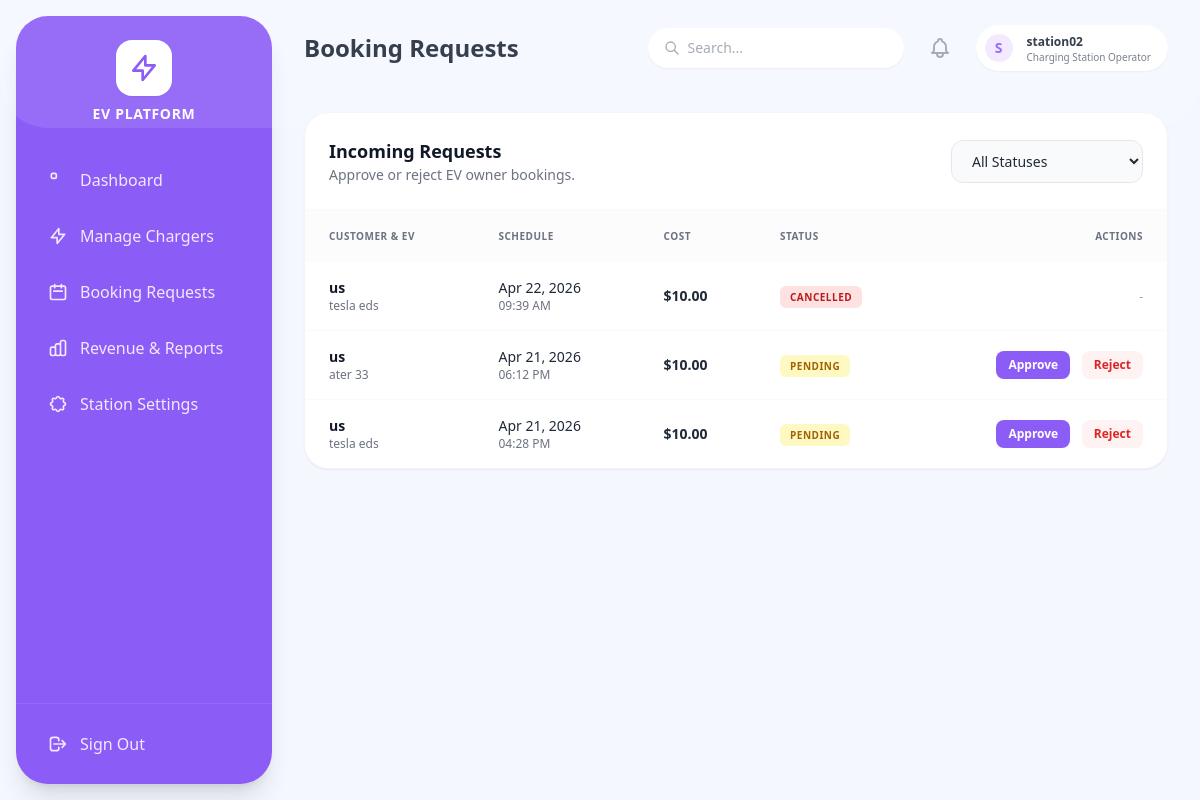
/station/bookings/ (signed in), run on the app's committed database.
### accounts/models.py (models this page shows, shortened)
class User(AbstractUser):
    class RoleChoices(models.TextChoices):
        ADMIN = 'ADMIN', 'Admin'
        EV_OWNER = 'EV_OWNER', 'EV Owner'
        STATION_OPERATOR = 'STATION_OPERATOR', 'Charging Station Operator'
        SERVICE_CENTER = 'SERVICE_CENTER', 'Service Center'
        DELIVERY_PARTNER = 'DELIVERY_PARTNER', 'Delivery Partner'
    role = models.CharField(max_length=20, choices=RoleChoices.choices, default=RoleChoices.EV_OWNER)
    phone_number = models.CharField(max_length=15, unique=True, blank=True, null=True)
    is_approved = models.BooleanField(default=False)
    email_verified = models.BooleanField(default=False) # For optional email verification

### owner/models.py (models this page shows, shortened)
class StationBooking(models.Model):
    STATUS_CHOICES = (
        ('pending', 'Pending'),
        ('approved', 'Approved'),
        ('rejected', 'Rejected'),
        ('completed', 'Completed'),
        ('cancelled', 'Cancelled'),
    )
    user = models.ForeignKey(settings.AUTH_USER_MODEL, on_delete=models.CASCADE, related_name='owner_station_bookings')
    vehicle = models.ForeignKey(Vehicle, on_delete=models.CASCADE, related_name='bookings')
    station = models.ForeignKey('station.ChargingStation', on_delete=models.CASCADE, related_name='bookings')
    charger = models.ForeignKey('station.Charger', on_delete=models.SET_NULL, null=True, blank=True, related_name='assigned_bookings')
    date = models.DateField()
    start_time = models.TimeField()
    end_time = models.TimeField()
    estimated_cost = models.DecimalField(max_digits=8, decimal_places=2, default=10.00)
    status = models.CharField(max_length=20, choices=STATUS_CHOICES, default='pending')
    created_at = models.DateTimeField(auto_now_add=True)

class Vehicle(models.Model):
    user = models.ForeignKey(settings.AUTH_USER_MODEL, on_delete=models.CASCADE, related_name='vehicles')
    make = models.CharField(max_length=100)
    model = models.CharField(max_length=100)
    registration_number = models.CharField(max_length=50, unique=True)
    battery_level = models.IntegerField(validators=[MinValueValidator(0), MaxValueValidator(100)], default=100)
    vehicle_type = models.CharField(max_length=50, blank=True, null=True)

### station/views.py (the view)
# urls.py: path('bookings/', views.operator_booking_list, name='operator_booking_list'),
@login_required
@role_required('STATION_OPERATOR')
def operator_booking_list(request):
    station = getattr(request.user, 'operated_station', None)
    if not station:
        messages.warning(request, "Please set up your station first.")
        return redirect('station_profile')
    bookings_list = StationBooking.objects.filter(station=station).order_by('-date', '-start_time')
    status_filter = request.GET.get('status', '')
    if status_filter:
        bookings_list = bookings_list.filter(status=status_filter)
    paginator = Paginator(bookings_list, 15) # Added Pagination
    bookings = paginator.get_page(request.GET.get('page'))
    return render(request, 'station/operator_bookings.html', {'bookings': bookings, 'status_filter': status_filter})

### station/templates/station/operator_bookings.html (shortened to what this page needs)
{% extends 'base.html' %}
{% block header_title %}Booking Requests{% endblock %}
{% block content %}
<div class="bg-white rounded-[1.5rem] shadow-sm border border-gray-100 overflow-hidden">
    <div class="p-6 border-b border-gray-50 flex flex-col md:flex-row justify-between items-center gap-4">
        <div>
            <h2 class="text-lg font-bold text-gray-900">Incoming Requests</h2>
            <p class="text-sm text-gray-500">Approve or reject EV owner bookings.</p>
        </div>
        <form method="get" class="w-full md:w-auto">
            <select name="status" onchange="this.form.submit()" class="w-full md:w-48 bg-gray-50 border border-gray-200 rounded-xl px-4 py-2.5 text-sm outline-none focus:border-[#8b5cf6]">
                <option value="">All Statuses</option>
            </select>
        </form>
    </div>
    <div class="overflow-x-auto">
        <table class="w-full text-left text-sm text-gray-600">
            <thead class="bg-gray-50/50 text-gray-500 uppercase text-[10px] font-bold tracking-wider">
                <tr>
                    <th class="px-6 py-4">Customer & EV</th>
                    <th class="px-6 py-4">Schedule</th>
                    <th class="px-6 py-4">Cost</th>
                    <th class="px-6 py-4">Status</th>
                    <th class="px-6 py-4 text-right">Actions</th>
                </tr>
            </thead>
            <tbody class="divide-y divide-gray-50">
                {% for booking in bookings %}
                <tr class="hover:bg-gray-50/50 transition">
                    <td class="px-6 py-4">
                        <p class="font-bold text-gray-900">{{ booking.user.first_name|default:booking.user.username }}</p>
                        <p class="text-xs text-gray-500">{{ booking.vehicle.make }} {{ booking.vehicle.model }}</p>
                    </td>
                    <td class="px-6 py-4">
                        <p class="font-medium text-gray-800">{{ booking.date|date:"M d, Y" }}</p>
                        <p class="text-xs text-gray-500">{{ booking.start_time|time:"h:i A" }}</p>
                    </td>
                    <td class="px-6 py-4 font-bold text-gray-800">
                        ${{ booking.estimated_cost }}
                    </td>
                    <td class="px-6 py-4">
                        <span class="px-2.5 py-1 rounded-md text-[10px] font-bold uppercase tracking-wider
                            {% if booking.status == 'approved' %}bg-blue-100 text-blue-700
                            {% elif booking.status == 'pending' %}bg-yellow-100 text-yellow-700
                            {% elif booking.status == 'completed' %}bg-green-100 text-green-700
                            {% else %}bg-red-100 text-red-700{% endif %}">
                            {{ booking.get_status_display }}
                        </span>
                    </td>
                    <td class="px-6 py-4 text-right space-x-2">
                        {% if booking.status == 'pending' %}
                            <a href="{% url 'update_booking_status' booking.id 'approved' %}" class="inline-block bg-[#8b5cf6] text-white text-xs font-bold px-3 py-1.5 rounded-lg hover:bg-purple-600 transition">Approve</a>
                            <a href="{% url 'update_booking_status' booking.id 'rejected' %}" class="inline-block bg-red-50 text-red-600 text-xs font-bold px-3 py-1.5 rounded-lg hover:bg-red-100 transition">Reject</a>
                        {% elif booking.status == 'approved' %}
                            <a href="{% url 'update_booking_status' booking.id 'completed' %}" class="inline-block bg-green-500 text-white text-xs font-bold px-3 py-1.5 rounded-lg hover:bg-green-600 transition">Mark Completed</a>
                        {% else %}
                            <span class="text-gray-400 text-xs font-medium">-</span>
                        {% endif %}
                    </td>
                </tr>
                {% empty %}
                <tr>
                    <td colspan="5" class="px-6 py-12 text-center text-gray-500">No bookings match this filter.</td>
                </tr>
                {% endfor %}
            </tbody>
        </table>
    </div>
</div>
{% endblock %}

### templates/base.html (shortened to what this page needs)
<!DOCTYPE html>
<html lang="en">
<head>
    <script src="https://cdn.tailwindcss.com"></script>
</head>
<body class="flex h-screen font-sans text-gray-800 antialiased overflow-hidden">
    <aside id="mobile-sidebar" class="fixed md:static inset-y-0 left-0 z-50 w-64 bg-[#8b5cf6] text-white flex flex-col sidebar-hidden md:transform-none md:my-4 md:ml-4 md:rounded-[2rem] shadow-xl overflow-hidden">
        <div class="flex items-center justify-between md:justify-center mt-6 mb-8 px-6 md:px-0 z-10">
            <div class="flex flex-col items-center">
                <div class="bg-white text-[#8b5cf6] p-3 rounded-2xl mb-2 shadow-sm flex items-center justify-center">
                    <svg class="h-8 w-8" fill="none" stroke="currentColor" viewBox="0 0 24 24"><path stroke-linecap="round" stroke-linejoin="round" stroke-width="2" d="M13 10V3L4 14h7v7l9-11h-7z"></path></svg>
                </div>
                <h2 class="font-bold tracking-wider text-sm uppercase hidden md:block">EV Platform</h2>
            </div>
        </div>
        <nav class="flex-1 px-4 overflow-y-auto hide-scrollbar z-10 pb-4">
            <ul class="space-y-2">
                {% if request.user.role == 'EV_OWNER' %}
                <li><a href="{% url 'owner_dashboard' %}" class="flex items-center space-x-3 px-4 py-3 rounded-xl text-purple-100 hover:bg-white hover:bg-opacity-10 transition font-medium"><svg class="w-5 h-5" fill="none" stroke="currentColor" viewBox="0 0 24 24"><path stroke-linecap="round" stroke-linejoin="round" stroke-width="2" d="M4 6a2 2 0 012-2h2a2 2 0 012 2v2a2 2 0 01-2 2H6a2 2 0 01-2-2V6zM14 6a2 2 0 012-2h2a2 2 0 012 2v2a2 2 0 01-2 2h-2a2 2 0 01-2-2V6z"></path></svg><span>Dashboard</span></a></li>
                <li><a href="{% url 'owner_vehicle_list' %}" class="flex items-center space-x-3 px-4 py-3 rounded-xl text-purple-100 hover:bg-white hover:bg-opacity-10 transition font-medium"><svg class="w-5 h-5" fill="none" stroke="currentColor" viewBox="0 0 24 24"><path stroke-linecap="round" stroke-linejoin="round" stroke-width="2" d="M3 10h18M7 15h1m4 0h1m-7 4h12a3 3 0 003-3V8a3 3 0 00-3-3H6a3 3 0 00-3 3v8a3 3 0 003 3z"></path></svg><span>My Vehicles</span></a></li>
                <li><a href="{% url 'browse_stations' %}" class="flex items-center space-x-3 px-4 py-3 rounded-xl text-purple-100 hover:bg-white hover:bg-opacity-10 transition font-medium"><svg class="w-5 h-5" fill="none" stroke="currentColor" viewBox="0 0 24 24"><path stroke-linecap="round" stroke-linejoin="round" stroke-width="2" d="M17.657 16.657L13.414 20.9a1.998 1.998 0 01-2.827 0l-4.244-4.243a8 8 0 1111.314 0z"></path></svg><span>Find Stations</span></a></li>
                <li><a href="{% url 'booking_list' %}" class="flex items-center space-x-3 px-4 py-3 rounded-xl text-purple-100 hover:bg-white hover:bg-opacity-10 transition font-medium"><svg class="w-5 h-5" fill="none" stroke="currentColor" viewBox="0 0 24 24"><path stroke-linecap="round" stroke-linejoin="round" stroke-width="2" d="M8 7V3m8 4V3m-9 8h10M5 21h14a2 2 0 002-2V7a2 2 0 00-2-2H5a2 2 0 00-2 2v12a2 2 0 002 2z"></path></svg><span>My Bookings</span></a></li>
                <li><a href="{% url 'owner_service_dashboard' %}" class="flex items-center space-x-3 px-4 py-3 rounded-xl text-purple-100 hover:bg-white hover:bg-opacity-10 transition font-medium"><svg class="w-5 h-5" fill="none" stroke="currentColor" viewBox="0 0 24 24"><path stroke-linecap="round" stroke-linejoin="round" stroke-width="2" d="M10.325 4.317c.426-1.756 2.924-1.756 3.35 0a1.724 1.724 0 002.573 1.066c1.543-.94 3.31.826 2.37 2.37a1.724 1.724 0 001.065 2.572c1.756.426 1.756 2.924 0 3.35a1.724 1.724 0 00-1.066 2.573c.94 1.543-.826 3.31-2.37 2.37a1.724 1.724 0 00-2.572 1.065c-.426 1.756-2.924 1.756-3.35 0a1.724 1.724 0 00-2.573-1.066c-1.543.94-3.31-.826-2.37-2.37a1.724 1.724 0 00-1.065-2.572c-1.756-.426-1.756-2.924 0-3.35a1.724 1.724 0 001.066-2.573c-.94-1.543.826-3.31 2.37-2.37.996.608 2.296.07 2.572-1.065z"></path></svg><span>My Repairs</span></a></li>
                {% elif request.user.role == 'STATION_OPERATOR' %}
                <li><a href="{% url 'operator_dashboard' %}" class="flex items-center space-x-3 px-4 py-3 rounded-xl text-purple-100 hover:bg-white hover:bg-opacity-10 transition font-medium"><svg class="w-5 h-5" fill="none" stroke="currentColor" viewBox="0 0 24 24"><path stroke-linecap="round" stroke-linejoin="round" stroke-width="2" d="M4 6a2 2 0 012-2h2a2 2 0 012 2v2a2 2 0 01-2 2H6a2 2 0 01-2-2V6z"></path></svg><span>Dashboard</span></a></li>
                <li><a href="{% url 'charger_list' %}" class="flex items-center space-x-3 px-4 py-3 rounded-xl text-purple-100 hover:bg-white hover:bg-opacity-10 transition font-medium"><svg class="w-5 h-5" fill="none" stroke="currentColor" viewBox="0 0 24 24"><path stroke-linecap="round" stroke-linejoin="round" stroke-width="2" d="M13 10V3L4 14h7v7l9-11h-7z"></path></svg><span>Manage Chargers</span></a></li>
                <li><a href="{% url 'operator_booking_list' %}" class="flex items-center space-x-3 px-4 py-3 rounded-xl text-purple-100 hover:bg-white hover:bg-opacity-10 transition font-medium"><svg class="w-5 h-5" fill="none" stroke="currentColor" viewBox="0 0 24 24"><path stroke-linecap="round" stroke-linejoin="round" stroke-width="2" d="M8 7V3m8 4V3m-9 8h10M5 21h14a2 2 0 002-2V7a2 2 0 00-2-2H5a2 2 0 00-2 2v12a2 2 0 002 2z"></path></svg><span>Booking Requests</span></a></li>
                <li><a href="{% url 'operator_reports' %}" class="flex items-center space-x-3 px-4 py-3 rounded-xl text-purple-100 hover:bg-white hover:bg-opacity-10 transition font-medium"><span>Revenue & Reports</span></a></li>
                <li><a href="{% url 'station_profile' %}" class="flex items-center space-x-3 px-4 py-3 rounded-xl text-purple-100 hover:bg-white hover:bg-opacity-10 transition font-medium"><span>Station Settings</span></a></li>
                {% endif %}
            </ul>
        </nav>
        <div class="p-4 z-10 border-t border-purple-400 border-opacity-30">
            <form method="post" action="{% url 'logout' %}">
                <button type="submit" class="w-full flex items-center space-x-3 px-4 py-3 rounded-xl text-purple-100 hover:bg-white hover:text-red-500 hover:bg-opacity-10 transition font-medium">
                    <svg class="w-5 h-5" fill="none" stroke="currentColor" viewBox="0 0 24 24"><path stroke-linecap="round" stroke-linejoin="round" stroke-width="2" d="M17 16l4-4m0 0l-4-4m4 4H7m6 4v1a3 3 0 01-3 3H6a3 3 0 01-3-3V7a3 3 0 013-3h4a3 3 0 013 3v1"></path></svg>
                    <span>Sign Out</span>
                </button>
            </form>
        </div>
    </aside>
    <div class="flex-1 flex flex-col h-full overflow-hidden">
        <header class="h-20 bg-transparent flex items-center justify-between px-4 md:px-8 z-10 pt-4 md:pt-6 pb-2">
            <div class="flex items-center">
                <h1 class="text-xl md:text-2xl font-bold text-gray-800 truncate">
                    {% block header_title %}Dashboard{% endblock %}
                </h1>
            </div>
            <div class="flex items-center space-x-3 md:space-x-6">
                <div class="hidden lg:block relative w-64">
                    <input type="text" placeholder="Search..." class="w-full bg-white rounded-full py-2.5 pl-10 pr-4 shadow-sm border-none focus:ring-2 focus:ring-[#8b5cf6] text-sm text-gray-600 outline-none">
                    <svg class="w-4 h-4 text-gray-400 absolute left-4 top-3" fill="none" stroke="currentColor" viewBox="0 0 24 24"><path stroke-linecap="round" stroke-linejoin="round" stroke-width="2" d="M21 21l-6-6m2-5a7 7 0 11-14 0 7 7 0 0114 0z"></path></svg>
                </div>
                <div class="relative group">
                    <a href="{% url 'notification_list' %}" class="relative p-2 text-gray-400 hover:text-gray-500">
                    </a>
                </div>
                <a href="{% url 'profile_view' %}" class="flex items-center space-x-3 bg-white pl-1.5 pr-4 py-1.5 rounded-full shadow-sm border border-gray-100 hover:bg-purple-50 transition border-transparent hover:border-purple-200 cursor-pointer group">
                    <div class="h-8 w-8 rounded-full bg-purple-100 flex items-center justify-center text-[#8b5cf6] font-bold uppercase text-sm border-2 border-white">
                        {{ request.user.username|make_list|first }}
                    </div>
                    <div class="hidden md:block text-left">
                        <p class="text-xs font-bold text-gray-800 group-hover:text-[#8b5cf6] transition">{{ request.user.get_full_name|default:request.user.username }}</p>
                        <p class="text-[10px] text-gray-500 leading-none mt-0.5">{{ request.user.get_role_display }}</p>
                    </div>
                </a>
            </div>
        </header>
        <main class="flex-1 overflow-x-hidden overflow-y-auto p-4 md:p-8 hide-scrollbar">
            {% block content %}
            {% endblock %}
        </main>
    </div>
</body>
</html>

### data on the page
User: user.username|make_list "S", user.get_full_name "station02", user.role "Charging Station Operator"
StationBooking: user.first_name "us", vehicle.make "tesla", vehicle.model "eds", date "Apr 22, 2026", start_time "09:39 AM", estimated_cost "10.00", status "CANCELLED"
StationBooking: user.first_name "us", vehicle.make "ater", vehicle.model "33", date "Apr 21, 2026", start_time "06:12 PM", estimated_cost "10.00", status "PENDING", shows "Approve"
StationBooking: user.first_name "us", vehicle.make "tesla", vehicle.model "eds", date "Apr 21, 2026", start_time "04:28 PM", estimated_cost "10.00", status "PENDING", shows "Approve"
